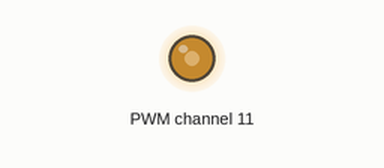
The program below on a simulated Raspberry Pi (BCM pin numbers). Shown: output pins drawn as LEDs (lit = HIGH). Library files of the repository ran but are not shown: pca9685.py. At 6.0 s the program stops and its outputs stay as they are.

Above: at 0.1 s.
At 6.1 s:
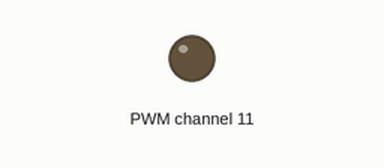
Timing chart, 0 to 7.5 s (numbered marks = the images above):
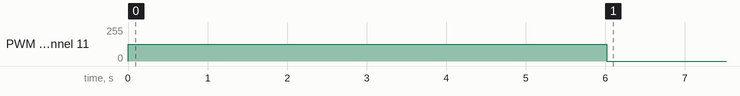

Measured:
- by itself, PWM channel 11: 0/255 → 127/255 at 0.00 s, → 0/255 6.0 s later

The program:

_18_pca9685_buzzer.py
```python
import smbus
import pca9685
import time

buzzer_pin = 11

i2c_bus = smbus.SMBus(1) # 1 : /dev/o2c-1 (port I2C1)
pwm = pca9685.PWM(i2c_bus)

pwm.setDuty(buzzer_pin, 2047)

try:
  for cnt in range(3):
    pwm.setFreq(262)
    time.sleep(1.0)
    pwm.setFreq(294)
    time.sleep(1.0)

except KeyboardInterrupt:
  pass

pwm.setDuty(buzzer_pin, 0)
i2c_bus.close()
```
